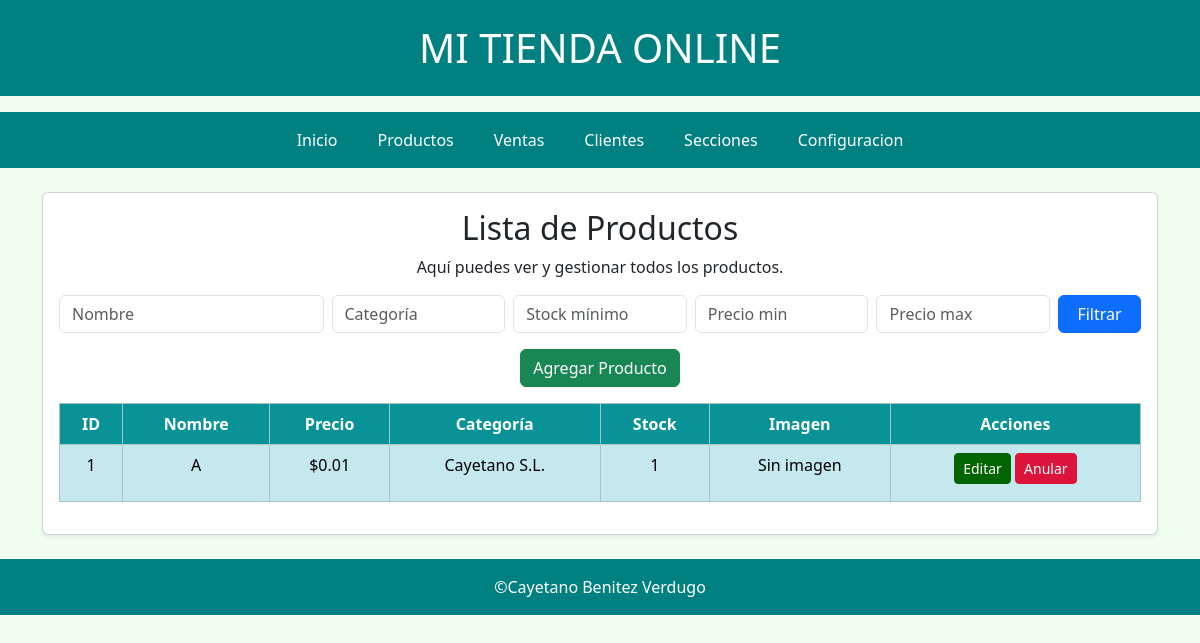
/productos/, run on the app's committed database.
### productos/models.py (models this page shows, shortened)
class Producto(models.Model):
    nombre = models.CharField(max_length=150)
    descripcion = models.TextField(blank=True, null=True)
    precio = models.DecimalField(max_digits=10, decimal_places=2)
    stock = models.IntegerField(default=0)
    seccion = models.ForeignKey(Seccion, on_delete=models.CASCADE)
    enlace = models.URLField(blank=True, null=True)
    activo = models.BooleanField(default=True)

### secciones/models.py (models this page shows, shortened)
class Seccion(models.Model):
    nombre = models.CharField(max_length=100)
    activo = models.BooleanField(default=True)

### productos/views.py (the view)
# urls.py: path('productos/', views.lista_productos, name='productos'), #Esto indica que cuando se quiera obtener el recurso productos/ que realize el método de la vista lista_productos
def lista_productos(request):
    nombre = request.GET.get('nombre', '') #Esto sirve para obtener de la petición HTTP con el método GET el campo nombre si no hay que devuelva una cadena vacía
    categoria = request.GET.get('categoria', '') #Esto sirve para obtener de la petición HTTP con el método GET el campo categoria si no hay que devuelva una cadena vacía
    stock = request.GET.get('stock', '') #Esto sirve para obtener de la petición HTTP con el método GET el campo stock si no hay que devuelva una cadena vacía
    precio_min = request.GET.get('precio_min', '') #Esto sirve para obtener de la petición HTTP con el método GET el campo precio_min si no hay que devuelva una cadena vacía
    precio_max = request.GET.get('precio_max', '')
    productos = Producto.objects.all() #Esto lo que hacemos es realizar un QuerySQL con el ORM de Django ORM en el que obtenga todos los registros
    if nombre:
        productos = productos.filter(nombre__icontains=nombre) #Utilizamos el lookup para indicar los que contenga parcialmente o completamente el nombre de la petición
    if categoria:
        productos = productos.filter(seccion__nombre__icontains=categoria)
    if stock:
        try:
            productos = productos.filter(stock__gte=int(stock)) #Tenemos que transformarlo a integer porque el campo en la petición lo interpreta como string
        except ValueError:
            pass
    if precio_min:
        try:
            productos = productos.filter(precio__gte=float(precio_min))
        except ValueError:
            pass
    if precio_max:
        try:
            productos = productos.filter(precio__lte=float(precio_max))
        except ValueError:
            pass
    return render(request, "productos/productos.html", { #Render indica que va a utilizar tal plantilla y los datos que va a enviarle
        "productos": productos,
        "filtros": {
            "nombre": nombre,
            "categoria": categoria,
            "stock": stock,
            "precio_min": precio_min,
            "precio_max": precio_max
        }
    })

### productos/templates/productos/productos.html (shortened to what this page needs)
{% extends "base.html" %}
{% block content %}
<h2>Lista de Productos</h2>
<p>Aquí puedes ver y gestionar todos los productos.</p>
<form method="get" class="mb-3 row g-2">
  <div class="col-md-3">
    <input type="text" name="nombre" value="{{ filtros.nombre }}" class="form-control" placeholder="Nombre">
  </div>
  <div class="col-md-2">
    <input type="text" name="categoria" value="{{ filtros.categoria }}" class="form-control" placeholder="Categoría">
  </div>
  <div class="col-md-2">
    <input type="number" name="stock" value="{{ filtros.stock }}" class="form-control" placeholder="Stock mínimo">
  </div>
  <div class="col-md-2">
    <input type="number" step="0.01" name="precio_min" value="{{ filtros.precio_min }}" class="form-control" placeholder="Precio min">
  </div>
  <div class="col-md-2">
    <input type="number" step="0.01" name="precio_max" value="{{ filtros.precio_max }}" class="form-control" placeholder="Precio max">
  </div>
  <div class="col-md-1">
    <button type="submit" class="btn btn-primary w-100">Filtrar</button>
  </div>
</form>
<div class="mb-3">
  <a href="{% url 'nuevo_producto' %}" class="btn btn-success">Agregar Producto</a>
</div>
<div class="table-responsive">
  <table class="table table-info table-striped table-bordered text-center">
    <thead>
      <tr>
        <th>ID</th>
        <th>Nombre</th>
        <th>Precio</th>
        <th>Categoría</th>
        <th>Stock</th>
        <th>Imagen</th>
        <th>Acciones</th>
      </tr>
    </thead>
    <tbody>
      {% for p in productos %}
      <tr>
        <td>{{ p.id }}</td>
        <td>{{ p.nombre }}</td>
        <td>${{ p.precio }}</td>
        <td>{{ p.seccion.nombre }}</td>
        <td>{{ p.stock }}</td>
        <td>
          {% if p.enlace %}
              <img src="{{ p.enlace }}" alt="{{ p.nombre }}" class="img-thumbnail" style="max-width: 100px;">
            {% else %}
              <p>Sin imagen</p>
          {% endif %}
        </td>
        <td>
          <a href="{% url 'editar_producto' p.id %}" class="btn btn-primary btn-sm">Editar</a>
          <a href="{% url 'anular_producto' p.id %}" class="btn btn-danger btn-sm">Anular</a>
        </td>
      </tr>
      {% empty %}
      <tr>
        <td colspan="7">No hay productos disponibles</td>
      </tr>
      {% endfor %}
    </tbody>
  </table>
</div>
{% endblock %}

### static/css/custom.css (style rules this page uses)
body { background-color: #f0fff0; color: #21312a; }
.table:not(.table-dark) thead th { background-color: #0a9396; color: #ffffff; }
.table:not(.table-dark) tbody tr { background-color: rgba(255,255,255,0.9); }
.table .btn-primary { background-color: #006400; border-color: #006400; color: #ffffff !important; }
.table .btn-danger { background-color: #dc143c; border-color: #dc143c; color: #ffffff !important; }
.btn { color: #ffffff !important; }

### data on the page
Producto: id "1", nombre "A", precio "0.01", seccion.nombre "Cayetano S.L.", stock "1", shows "Sin imagen"
